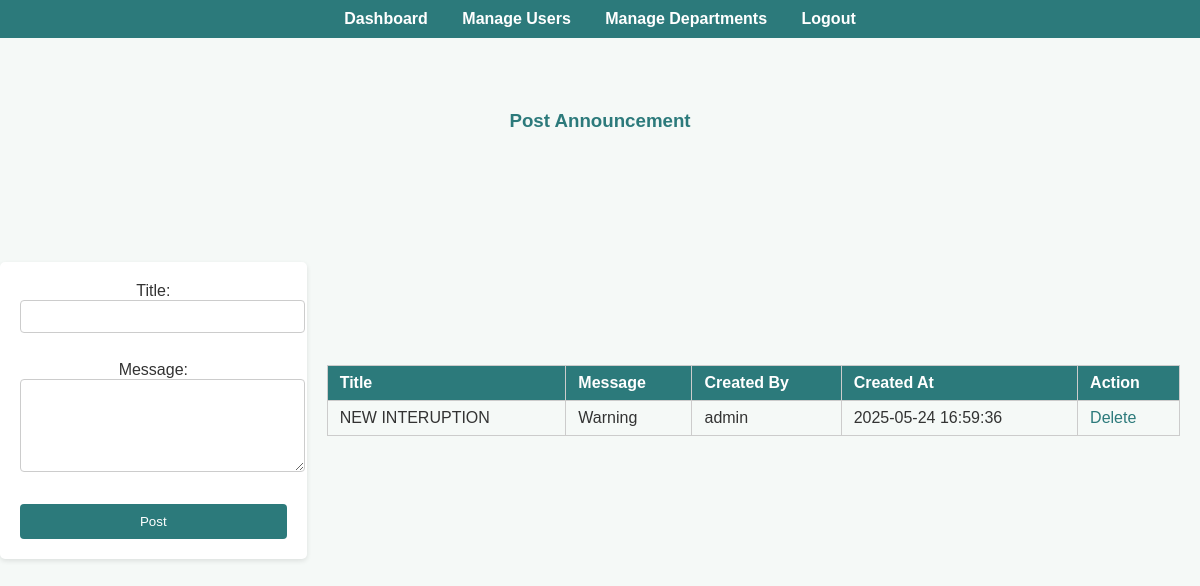
The app's page /database-1/admin/post_announcement.php (signed in) with its own data.
### tables this page shows
CREATE TABLE `announcements` (
  `id` int(11) NOT NULL,
  `title` varchar(255) NOT NULL,
  `message` text NOT NULL,
  `created_by` int(11) NOT NULL,
  `created_at` timestamp NOT NULL DEFAULT current_timestamp()
);

CREATE TABLE `users` (
  `user_id` int(11) NOT NULL,
  `username` varchar(50) NOT NULL,
  `password` varchar(255) NOT NULL,
  `role_id` int(11) NOT NULL,
  `department_id` int(11) DEFAULT NULL,
  `created_at` timestamp NOT NULL DEFAULT current_timestamp(),
  `is_deleted` tinyint(1) DEFAULT 0
);

### database-1/admin/post_announcement.php (the view, shortened to what this page needs)
<?php
require_once '../includes/db.php';
$stmt = $pdo->query("SELECT a.id, a.title, a.message, a.created_at, u.username FROM announcements a JOIN users u ON a.created_by = u.user_id ORDER BY a.created_at DESC");
$announcements = $stmt->fetchAll();
?>
<!DOCTYPE html>
<html>
<head>
    <link rel="stylesheet" href="../css/style.css">
</head>
<body>
<div class="navbar">
    <ul>
        <li><a href="dashboard.php">Dashboard</a></li>
        <li><a href="manage_users.php">Manage Users</a></li>
        <li><a href="manage_departments.php">Manage Departments</a></li>
        <li><a href="../logout.php">Logout</a></li>
    </ul>
</div>
<h3>Post Announcement</h3>
<form method="post" action="" style="text-align: center; margin-top: 20px;">
    <label>Title:</label><br>
    <input type="text" name="title" required><br><br>
    <label>Message:</label><br>
    <textarea name="message" rows="5" cols="40" required></textarea><br><br>
    <button type="submit">Post</button>
</form>
<br>
<table border="1" cellpadding="8" cellspacing="0">
    <thead>
        <tr>
            <th>Title</th>
            <th>Message</th>
            <th>Created By</th>
            <th>Created At</th>
            <th>Action</th>
        </tr>
    </thead>
    <tbody>
        <?php if (count($announcements) === 0): ?>
            <tr>
                <td colspan="5" style="text-align: center;">No announcements found.</td>
            </tr>
        <?php else: ?>
            <?php foreach ($announcements as $announcement): ?>
            <tr>
                <td><?= htmlspecialchars($announcement['title']) ?></td>
                <td><?= nl2br(htmlspecialchars($announcement['message'])) ?></td>
                <td><?= htmlspecialchars($announcement['username']) ?></td>
                <td><?= htmlspecialchars($announcement['created_at']) ?></td>
                <td>
                    <a href="?delete_id=<?= $announcement['id'] ?>" onclick="return confirm('Are you sure you want to delete this announcement?');">Delete</a>
                </td>
            </tr>
            <?php endforeach; ?>
        <?php endif; ?>
    </tbody>
</table>
</body>
</html>

### database-1/css/style.css (style rules this page uses)
body { font-family: Arial, sans-serif; margin: 0; padding: 0; height: 100vh; display: flex; justify-content: center; align-items: center; background-color: #f5f9f7; color: #333; }
a { color: #2c7a7b; text-decoration: none; }
form { width: 300px; background: white; padding: 20px; border-radius: 5px; box-shadow: 0 2px 5px rgba(0, 0, 0, 0.1); }
input[type="text"], input[type="password"], textarea { padding: 8px; width: 100%; border: 1px solid #ccc; border-radius: 4px; margin-bottom: 10px; }
button { background-color: #2c7a7b; color: white; padding: 10px 15px; border: none; border-radius: 4px; cursor: pointer; width: 100%; }

### database-1/admin/post_announcement.php (style rules this page uses)
body { font-family: Arial, sans-serif; margin: 0; padding: 0; background-color: #f5f9f7; }
.navbar { background-color: #2c7a7b; padding: 10px; position: fixed; width: 100%; top: 0; z-index: 1000; }
.navbar ul { list-style-type: none; padding: 0; margin: 0; text-align: center; }
.navbar li { display: inline; margin: 0 15px; }
.navbar a { color: white; text-decoration: none; font-weight: bold; }
h3 { position: fixed; width: 100%; top: 50px; z-index: 100; text-align: center; color: #2c7a7b; margin-top: 60px; }
table { margin: 20px ; border-collapse: collapse; width: 80%; }
th, td { border: 1px solid #ccc; padding: 8px 12px; text-align: left; }
th { background-color: #2c7a7b; color: white; }

### records on screen
announcements: title "NEW INTERUPTION", message "Warning", created_by.username "admin", created_at "2025-05-24 16:59:36"
